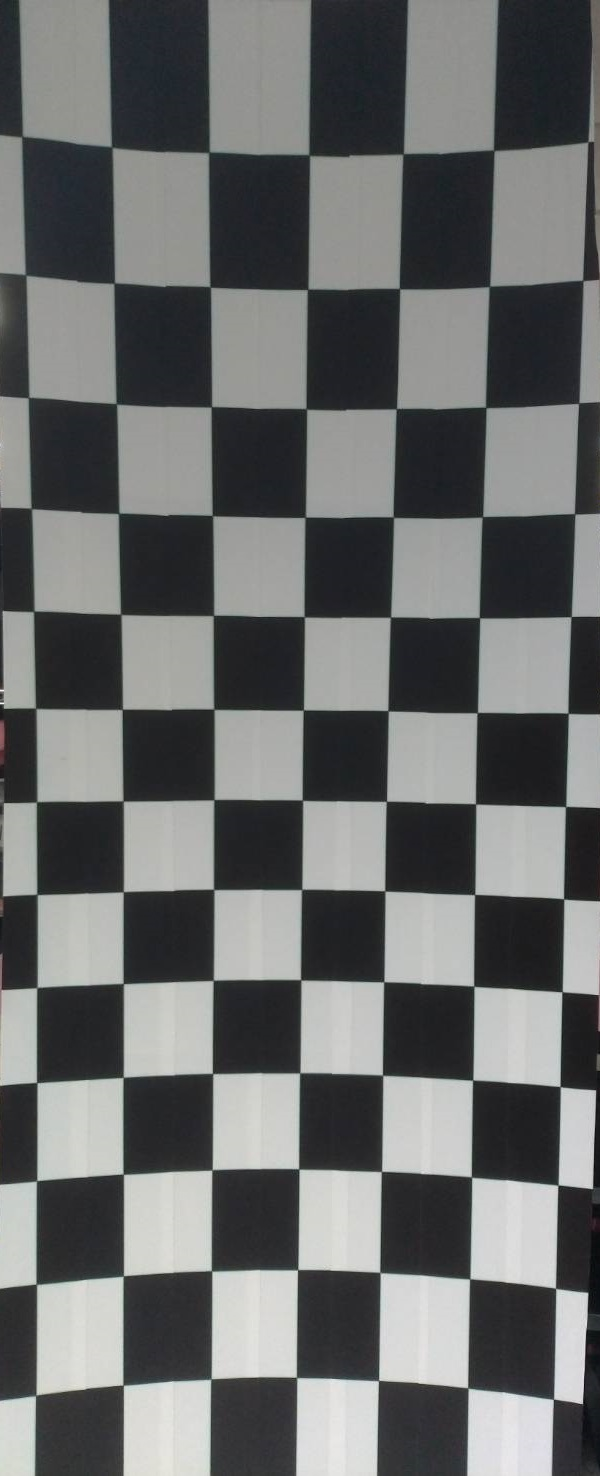
#> input picture opencv/board_corners/variant_board.jpg, 600 x 1476 px
$ python cornerHarris_demo.py
#> lines starting #> are read from the running program, lines starting #| are printed output that depends on the picture
#> further down, src is the input picture: shape (1476, 600, 3); mean B, G, R 107.6, 107.7, 106.1
from __future__ import print_function

import os

import cv2
import numpy as np

source_window = 'Source image'
corners_window = 'Corners detected'
max_thresh = 255


def cornerHarris_demo(val):
#> called with val = 200
    thresh = val
    # Detector parameters
    blockSize = 2
    apertureSize = 3
    k = 0.04
    # Detecting corners
    dst = cv2.cornerHarris(src_gray, blockSize, apertureSize, k)
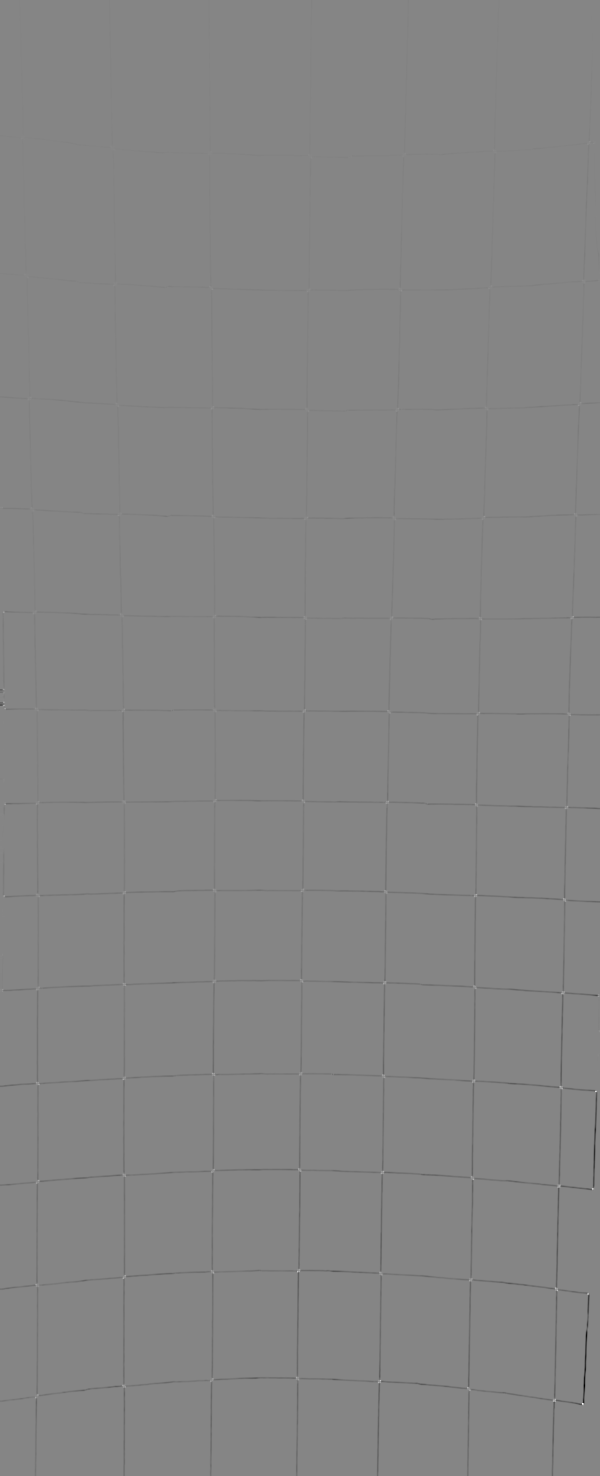
#> dst: shape (1476, 600) float32; min -0.0115, max 0.0104, mean -3.63e-05; drawn with min black and max white
    # Normalizing
    dst_norm = np.empty(dst.shape, dtype=np.float32)
    cv2.normalize(dst, dst_norm, alpha=0, beta=255, norm_type=cv2.NORM_MINMAX)
    dst_norm_scaled = cv2.convertScaleAbs(dst_norm)
    # Drawing a circle around corners
    for i in range(dst_norm.shape[0]):
        for j in range(dst_norm.shape[1]):
            if int(dst_norm[i, j]) > thresh:
                cv2.circle(dst_norm_scaled, (j, i), 5, (0), 2)
#> dst_norm_scaled: shape (1476, 600); min 0, max 255, mean 133.5
    # Showing the result
    cv2.namedWindow(corners_window)
    cv2.imshow(corners_window, dst_norm_scaled)


# Load source image and convert it to gray

folder_path = os.path.dirname(os.path.abspath(__file__))
# img_path = os.path.join(folder_path, "board.jpg")
# img_path = os.path.join(folder_path, "calib_result.jpg")
img_path = os.path.join(folder_path, "variant_board.jpg")
src = cv2.imread(img_path)

src_gray = cv2.cvtColor(src, cv2.COLOR_BGR2GRAY)
# Create a window and a trackbar
cv2.namedWindow(source_window)
thresh = 200  # initial threshold
cv2.createTrackbar('Threshold: ', source_window, thresh, max_thresh, cornerHarris_demo)
cv2.imshow(source_window, src)
cornerHarris_demo(thresh)
cv2.waitKey()

$ run again, with opencv/board_corners/board.jpg copied over opencv/board_corners/variant_board.jpg
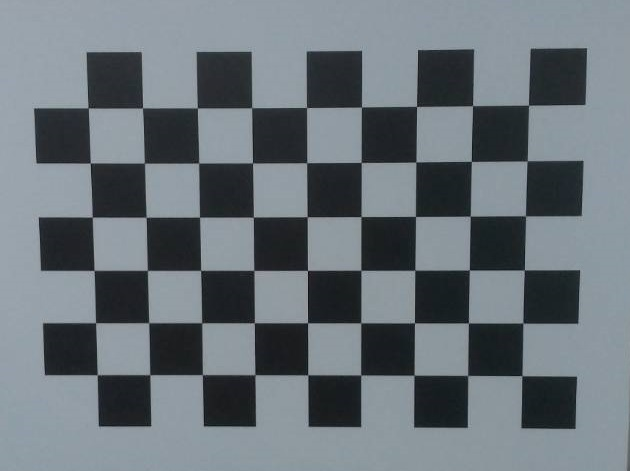
#> input picture opencv/board_corners/board.jpg, 630 x 471 px
#> src is the input picture: shape (471, 630, 3); mean B, G, R 120.9, 114.5, 106
#> in cornerHarris_demo, `dst = cv2.cornerHarris(src_gray, blockSize, apertureSize, k)`:
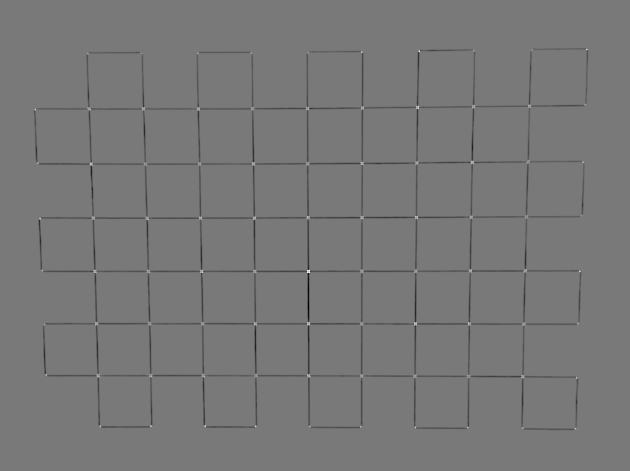
#> dst: shape (471, 630) float32; min -0.00241, max 0.00264, mean -2.95e-05; drawn with min black and max white
#> after the loop in cornerHarris_demo, `for i in range(dst_norm.shape[0]):`:
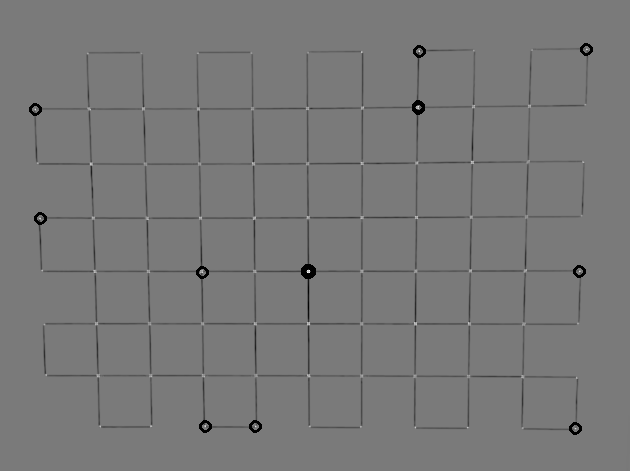
#> dst_norm_scaled: shape (471, 630); min 0, max 255, mean 120

$ run again, with opencv/board_corners/calib_result.jpg copied over opencv/board_corners/variant_board.jpg
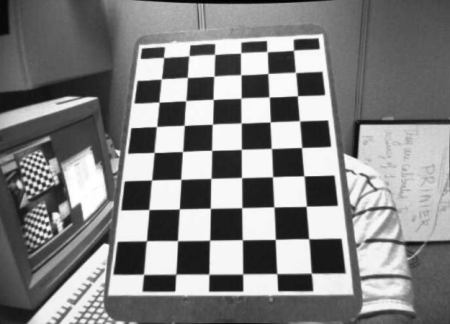
#> input picture opencv/board_corners/calib_result.jpg, 450 x 324 px
#> src is the input picture: shape (324, 450, 3); min 0, max 255, mean 130.5
#> in cornerHarris_demo, `dst = cv2.cornerHarris(src_gray, blockSize, apertureSize, k)`:
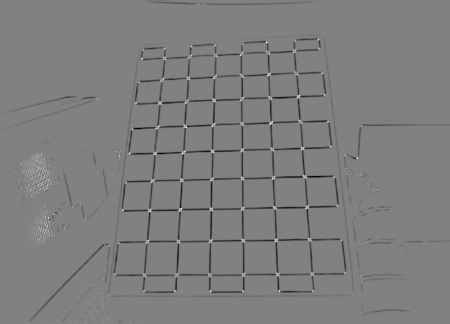
#> dst: shape (324, 450) float32; min -0.0115, max 0.0112, mean -0.000242; drawn with min black and max white
#> after the loop in cornerHarris_demo, `for i in range(dst_norm.shape[0]):`:
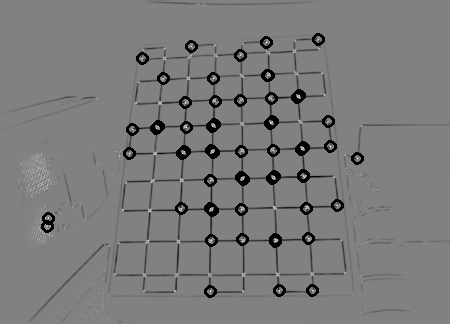
#> dst_norm_scaled: shape (324, 450); min 0, max 255, mean 122.6
